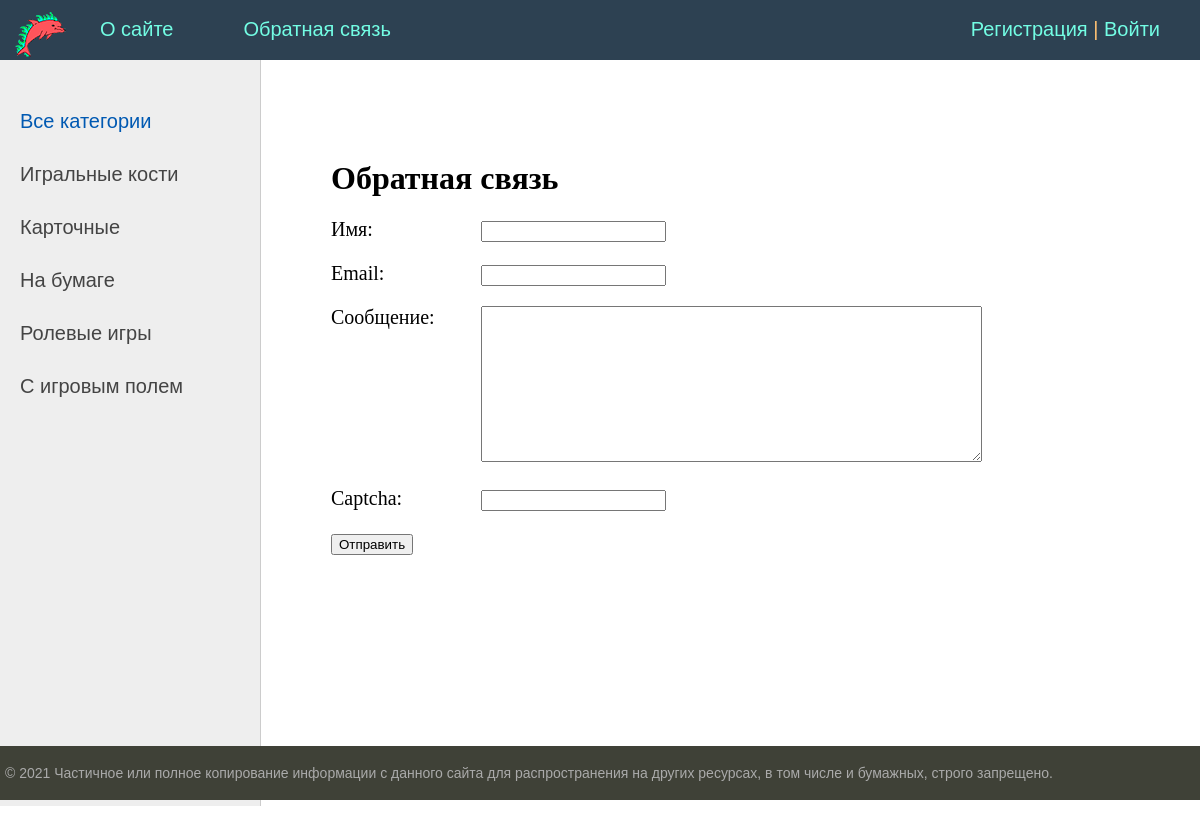
Page /contact/ on the committed database.
### games/models.py (models this page shows, shortened)
class Category(models.Model):
    name = models.CharField(max_length = 100, db_index = True, verbose_name = 'Название категории')
    slug = models.SlugField(max_length = 255, unique = True, db_index = True, verbose_name = "URL")
    def get_absolute_url(self):
        return reverse('category', kwargs = {'cat_slug': self.slug})
    class Meta:
        verbose_name = 'Категория'
        verbose_name_plural = 'Категории'
        ordering = ['id']

### games/views.py (the view, shortened to what this page needs)
# urls.py: path('contact/', ContactFormView.as_view(), name='contact'),
class ContactFormView(DataMixin, FormView):
    form_class = ContactForm
    template_name = 'games/contact.html'
    success_url = reverse_lazy('home')
    def get_context_data(self, *, object_list=None, **kwargs):
        context = super().get_context_data(**kwargs)
        c_def = self.get_user_context(title = 'Обратная связь')
        return dict(list(context.items()) + list(c_def.items()))

### games/forms.py
class ContactForm(forms.Form):
    name = forms.CharField(label = 'Имя', max_length = 255)
    email = forms.EmailField(label = 'Email')
    content = forms.CharField(label = 'Сообщение', widget = forms.Textarea(attrs = {'cols': 60, 'rows': 10}))
    captcha = CaptchaField(label = 'Введите капчу')

### games/utils.py (called while the page is built)
    def get_user_context(self, **kwargs):
        context = kwargs
        cats = Category.objects.annotate(Count('games'))
        user_menu = menu.copy()
        if not self.request.user.is_authenticated:
            user_menu.pop(1)
        context['menu'] = user_menu
        context['cats'] = cats
        if 'cat_selected' not in context:
            context['cat_selected'] = 0
        return context

### games/templates/games/contact.html (shortened to what this page needs)
{% extends 'games/base.html' %}
{% block content %}
<h1>{{ title }}</h1>
<form method="post">
    {% for f in form %}
    <p><label class="form-label" for="{{ f.id_for_label }}">{{ f.label }}: </label>{{ f }}</p>
    {% endfor %}
    <button type="submit">Отправить</button>
</form>
{% endblock %}

### games/templates/games/base.html (shortened to what this page needs)
{% load static %}
{% load games_tags %}
<!DOCTYPE html>
<html lang="en">
<head>
    <link type="text/css" href="{% static 'games/css/styles.css' %}" rel="stylesheet"/>
</head>
<body>
<table class="table-page" border=0 cellpadding="0" cellspacing="0">
    <tr>
        <td valign=top>
            {% block mainmenu %}
                <div class="header">
                    <ul id="mainmenu" class="mainmenu">
                        <li class="logo"><a href="{% url 'home' %}">
                            <div class="logo"></div>
                        </a></li>
                        {% for m in menu %}
                            <li><a href="{% url m.url_name %}">{{ m.title }}</a></li>
                        {% endfor %}
                        {% if request.user.is_authenticated %}
                            <li class="last">{{ user.username }} | <a href="{% url 'logout' %}">Выйти</a></li>
                        {% else %}
                            <li class="last"><a href="{% url 'register' %}">Регистрация</a> | <a
                                    href="{% url 'login' %}">Войти</a></li>
                        {% endif %}
                    </ul>
                </div>
            {% endblock mainmenu %}
            <table class="table-content" border=0 cellpadding="0" cellspacing="0">
                <tr>
                    <td valign="top" class="left-chapters">
                        <ul id="leftchapters">
                            {% if cat_selected == 0 %}
                                <li class="selected">Все категории</li>
                            {% else %}
                                <li><a href="{% url 'home' %}">Все категории</a></li>
                            {% endif %}
                            {% for c in cats %}
                                {% if c.games__count > 0 %}
                                    {% if c.pk == cat_selected %}
                                        <li class="selected">{{ c.name }}</li>
                                    {% else %}
                                        <li><a href="{{ c.get_absolute_url }}">{{ c.name }}</a></li>
                                    {% endif %}
                                {% endif %}
                            {% endfor %}
                        </ul>
                    </td>
                    <td valign="top" class="content">
                        <div class="content-text">
                            {% block content %}
                            {% endblock %}
                        </div>
                    </td>
                </tr>
            </table>
        </td>
    </tr>
    <tr>
        <td valign=top>
            <div id="footer">
                <p>&copy; 2021 Частичное или полное копирование информации с данного сайта для распространения на других
                    ресурсах, в том числе и бумажных, строго запрещено.</p>
            </div>
        </td>
    </tr>
</table>
</body>
</html>

### games/static/games/css/styles.css (style rules this page uses)
html, body { font-family: 'Arial'; margin: 0; padding: 0; height: 100%; width: 100%; color: #444; }
a { color: #0059b2; text-decoration: none; }
.table-page { width: 100%; height: 100%; vertical-align: top; }
.table-page tr { height: 100%; }
.header { background: #2d4152; height: 60px; }
.logo { background: url('../images/logo.png') no-repeat 10px 5px; width: 70px; height: 60px; }
ul.mainmenu { list-style: none; margin: 0; padding: 0; height: 60px; color: #fdc073; font-size: 20px; overflow: hidden; }
ul.mainmenu li { float: left; margin: 18px 40px 0 30px; }
ul.mainmenu li.logo { margin: 0; }
ul.mainmenu li.last { float: right; }
ul.mainmenu li a { color: #73fde4; text-decoration: none; }
.table-content { width: 100%; min-height: 100%; height: 100%; }
.left-chapters { margin: 0; background: #eee; border-right: 1px solid #ccc; min-height: 100%; }
.left-chapters ul { width: 230px; min-height: 100%; margin: 0; padding: 20px 10px 10px 20px; list-style: none; font-size: 20px; }
.left-chapters ul li { margin: 30px 0 0 0; color: #999; }
.left-chapters ul li.selected { color: #0059b2; }
.left-chapters ul li a { color: #444; text-decoration: none; }
.content { padding: 40px 20px 20px 40px; width: 100%; box-sizing: border-box; }
.content-text { margin: 60px 0 0 30px; color: #000; font-size: 20px; font-family: Yandex Sans Display Light; }
.content-text h1 { font-size: 32px; }
#footer { box-sizing: border-box; background: #3F4137; padding: 5px; color: #aaa; font-size: 14px; font-family: Verdana, Geneva, Arial, Helvetica; text-align: left; overflow: hidden; }
.form-label { display: inline-block; min-width: 150px; vertical-align: top; }

### rows in the picture
Category: name "Игральные кости"
Category: name "Карточные"
Category: name "На бумаге"
Category: name "Ролевые игры"
Category: name "С игровым полем"

### other values in the picture
{{ m.title }} "О сайте" "Обратная связь"
{{ title }} "Обратная связь"
{{ f.label }} "Имя" "Email" "Сообщение" "Captcha"
